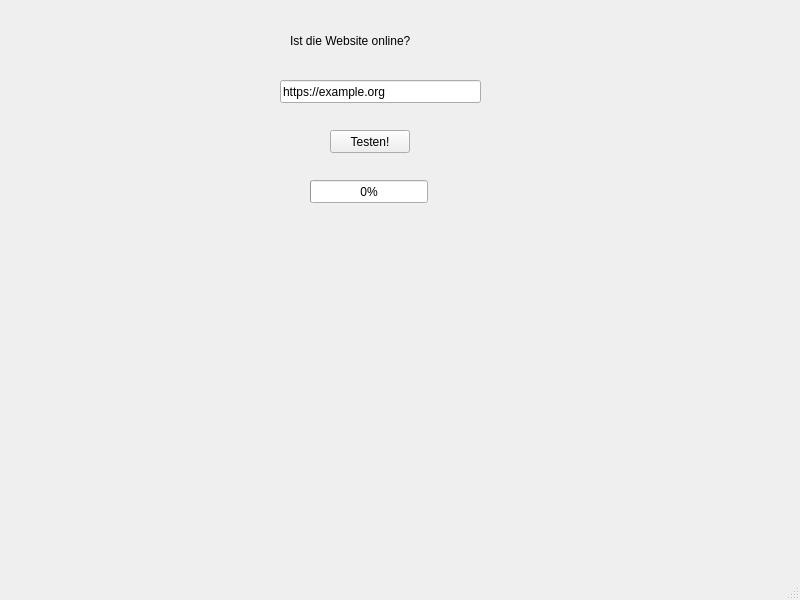
<?xml version="1.0" encoding="UTF-8"?>
<ui version="4.0">
 <class>WebsiteChecker</class>
 <widget class="QMainWindow" name="WebsiteChecker">
  <property name="geometry">
   <rect>
    <x>0</x>
    <y>0</y>
    <width>800</width>
    <height>600</height>
   </rect>
  </property>
  <property name="mouseTracking">
   <bool>false</bool>
  </property>
  <property name="windowTitle">
   <string>Website Checker</string>
  </property>
  <property name="windowIcon">
   <iconset>
    <normaloff>../../Downloads/AracoLogo.png</normaloff>../../Downloads/AracoLogo.png</iconset>
  </property>
  <widget class="QWidget" name="centralwidget">
   <widget class="QLabel" name="title">
    <property name="geometry">
     <rect>
      <x>290</x>
      <y>0</y>
      <width>191</width>
      <height>81</height>
     </rect>
    </property>
    <property name="cursor">
     <cursorShape>WhatsThisCursor</cursorShape>
    </property>
    <property name="text">
     <string>Ist die Website online?</string>
    </property>
   </widget>
   <widget class="QPushButton" name="btn">
    <property name="geometry">
     <rect>
      <x>330</x>
      <y>130</y>
      <width>80</width>
      <height>23</height>
     </rect>
    </property>
    <property name="cursor">
     <cursorShape>PointingHandCursor</cursorShape>
    </property>
    <property name="text">
     <string>Testen!</string>
    </property>
   </widget>
   <widget class="QProgressBar" name="prg">
    <property name="geometry">
     <rect>
      <x>310</x>
      <y>180</y>
      <width>118</width>
      <height>23</height>
     </rect>
    </property>
    <property name="cursor">
     <cursorShape>WaitCursor</cursorShape>
    </property>
    <property name="value">
     <number>0</number>
    </property>
   </widget>
   <widget class="QLineEdit" name="url">
    <property name="geometry">
     <rect>
      <x>280</x>
      <y>80</y>
      <width>201</width>
      <height>23</height>
     </rect>
    </property>
    <property name="text">
     <string>https://example.org</string>
    </property>
    <property name="frame">
     <bool>true</bool>
    </property>
   </widget>
  </widget>
  <widget class="QStatusBar" name="statusbar"/>
 </widget>
 <resources/>
 <connections/>
</ui>
